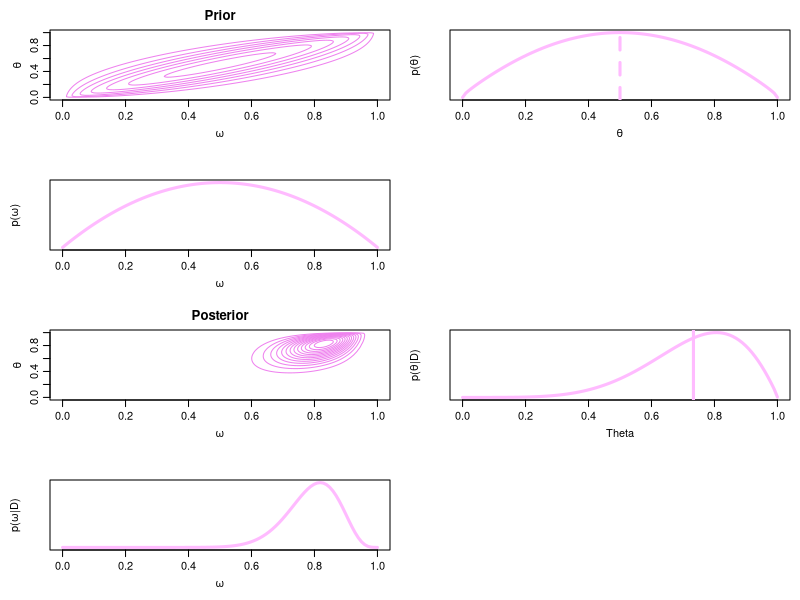

The R script that drew this image:
# Simplest hierarchical Bayesian model to infer bias of a single coin.
res = 100 # Resolution of all parameters. How fine-grained is the grid?
UnitInt = seq(1/res^2,1-1/res^2,length.out=res) # Set Unit interval based on resolution

# Parameters for the prior distribution on omega:
A = 2 
B = 2 

# Parameters for the prior distribution on theta
# Kappa is fixed, while omega is a variable
kappa = 10
Omega = UnitInt 
# the 'Data'
N = 20
z = 17

Theta = UnitInt 

dOmega = dbeta(Omega,A,B) # Prior density on Omega
pOmega = dOmega * abs(Omega[1]-Omega[2]) # Convert to mass function 

# Generate the conditional probabilities of theta given each parameter value
# of omega as a matrix
pThetaGivenOmega = matrix (nrow=res, ncol=res)
for (i in 1:res) {
    omega = Omega[i]
    a = omega * (kappa - 2) + 1
    b = (1 - omega) * (kappa - 2) + 1 # For kappa > 2 only!
    dThetaGivenOmega = dbeta(Theta,a,b)
    pThetaGivenOmega[i,] = dThetaGivenOmega * abs(Omega[1]-Omega[2])
}

# Calculate the joint probability by POINTWISE multiplication.
# This is NOT matrix multiplication.
pOmegaTheta = pThetaGivenOmega * pOmega

# Calculate the marginal priors by summing out over the columns.
# i.e. do a weighted sum.
pTheta = colSums(pThetaGivenOmega * pOmega)

pDataGivenTheta = Theta^z * (1 - Theta)^(N-z) # Likelihood

# Calculate the Posterior joint distribution
pData = choose(N,z) * sum(pOmegaTheta * pDataGivenTheta)
pData
pOmegaThetaGivenData =  pOmegaTheta * pDataGivenTheta / pData

pThetaPost = colSums(pOmegaThetaGivenData)
pOmegaPost = rowSums(pOmegaThetaGivenData)

# Plot!
layout( matrix( c(1,2,3,0,4,5,6,0) ,nrow=4 ,ncol=2 ,byrow=TRUE ) ) # 3x1 panels
par( mar=c(3,3,1,0) , mgp=c(2,0.7,0) , mai=c(0.5,0.5,0.3,0.1) ) # margins

contour(Omega, Theta, pOmegaTheta, xlab=expression(omega),
        drawlabels = FALSE, main='Prior', 
        ylab=expression(theta), col="violet")
plot( Theta, pTheta, xlab=expression(theta),lwd=3,col="plum1",
     yaxt='n', ylab=expression(paste("p(",theta,")")), type='l')
weighted.mean(Theta,pTheta)
abline(v=weighted.mean(Theta,pTheta),  lty=2, col='plum1',lwd=3)
plot( Omega, pOmega, xlab=expression(omega),lwd=3, col="plum1",
     yaxt='n', ylab=expression(paste("p(",omega,")")), type='l')

contour(Omega, Theta, pOmegaThetaGivenData, xlab=expression(omega),
        drawlabels = FALSE, main='Posterior',
        ylab=expression(theta), col="violet")
plot(Theta, pThetaPost, type='l', lwd=3, col="plum1",
     yaxt='n', ylab=expression(paste("p(",theta,"|D)")) )
abline(v=weighted.mean(Theta,pThetaPost), col='plum1',lwd=3)
weighted.mean(Theta,pThetaPost)
plot( Omega, pOmegaPost, type="l", lwd=3, col="plum1", 
     yaxt='n', xlab=expression(omega), ylab=expression(paste("p(",omega,"|D)"))) 
